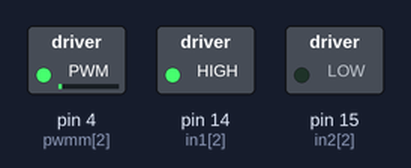
The sketch below on a simulated Arduino Mega 2560, built with avr-gcc and run on an emulated ATmega2560. Shown: switched loads named in the sketch (green lamp = pin HIGH).

Above: at 0.05 s.
At 1.95 s:
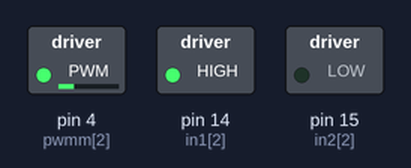
At 3.85 s:
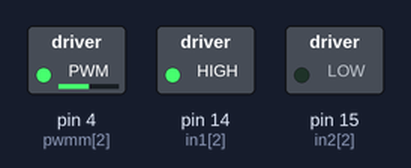
At 7.65 s:
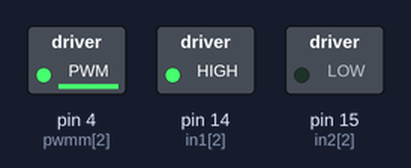
At 12.45 s:
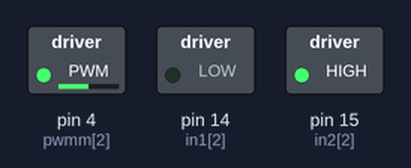
At 17.25 s:
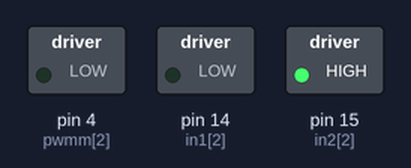
Timing chart, 0 to 22.5 s (numbered marks = the images above):
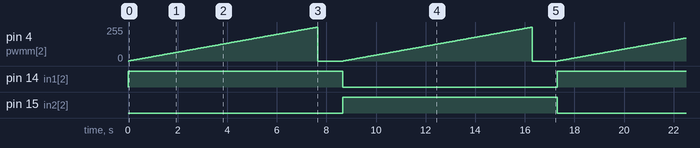

The sketch:

cek-motorr.ino
```cpp
const int enca[] = {9,11,26};             //Encoder A
const int encb[] = {10,12,27};            //Encoder B
const int pwmm[] = {2,3,4};               //PWM Motor
const int in1[] = {23,21,14};             //Input B Driver Motor
const int in2[] = {22,20,15};             //Input A Driver Motor
int m=2 ;
void setup() {
  pinMode(in1[m], OUTPUT);
  pinMode(in2[m], OUTPUT);
  pinMode(pwmm[m], OUTPUT);

}

void loop() {
  digitalWrite(in1[m], 1);
   digitalWrite(in2[m], 0);

   for(int i=0; i<255; i++){
    analogWrite(pwmm[m], i);
    delay(30);
   }
   digitalWrite(pwmm[m], 0);
   delay(1000);

  digitalWrite(in1[m], 0);
   digitalWrite(in2[m], 1);

   for(int i=0; i<255; i++){
    analogWrite(pwmm[m], i);
    delay(30);
   }
   digitalWrite(pwmm[m], 0);
   delay(1000);

}
```

Measured:
- by itself, pin 4 (pwmm[2]): ramps from 0/255 to 254/255 and jumps back, once every 8.7 s
- by itself, pin 14 (in1[2]), pin 15 (in2[2]): alternates HIGH for 8.7 s and LOW for 8.7 s
